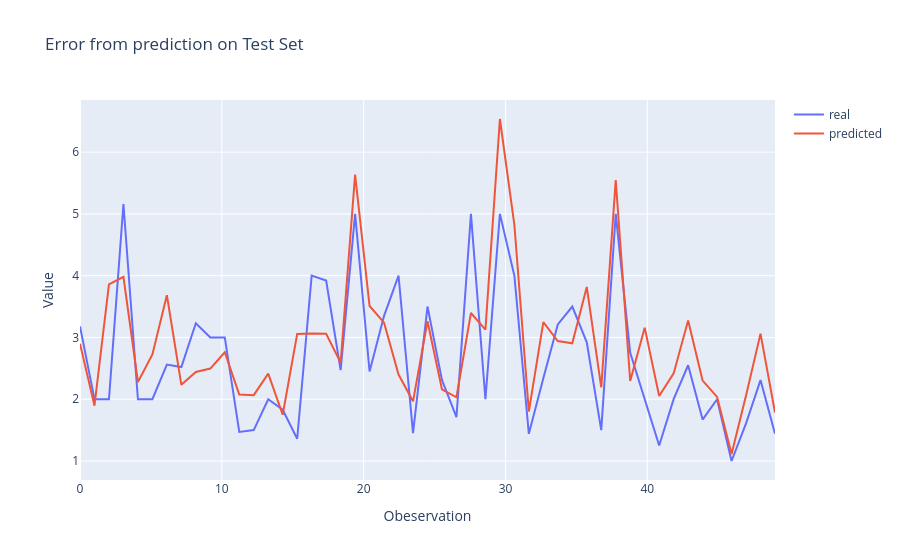

This figure's notebook cell:
### Code cell
import plotly.graph_objects as go

fig = go.Figure()
fig.add_trace(go.Scatter(x=x, y=y_test, name="real", mode="lines"))
fig.add_trace(go.Scatter(x=x, y=y_pred, name="predicted", mode="lines"))
fig.update_layout(title="Error from prediction on Test Set", xaxis_title="Obeservation", yaxis_title="Value",width=900)
fig.show()
